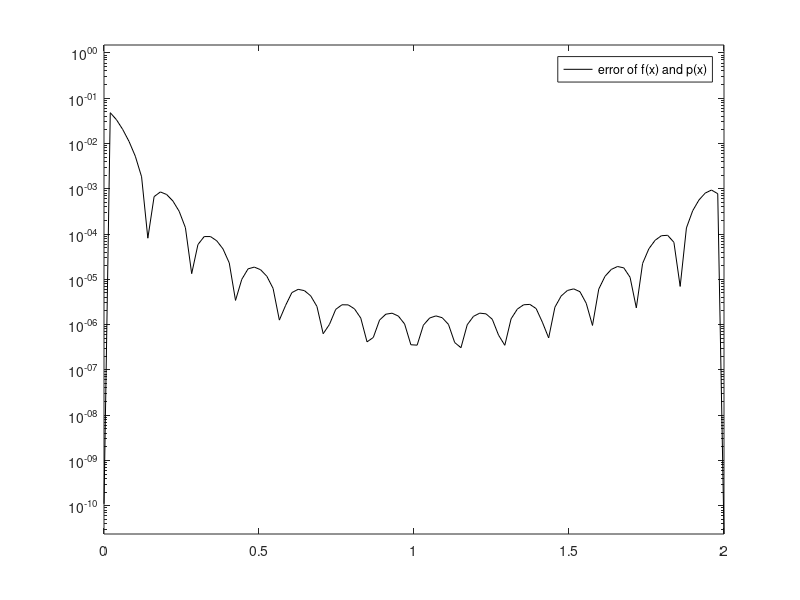

Recreate this plot in MATLAB.
%%Question 5b
a = 0; 
b = 2;
x = linspace(a,b,15);
y = sqrt(x);

p = polyfit(x,y,14)

x_plotted = linspace(a,b,100);
f = sqrt(x_plotted);
p_func2 = polyval(p,x_plotted);

semilogy(x_plotted,abs(f - p_func2),'-k')
legend("error of f(x) and p(x)")
ylim([0 1.5])